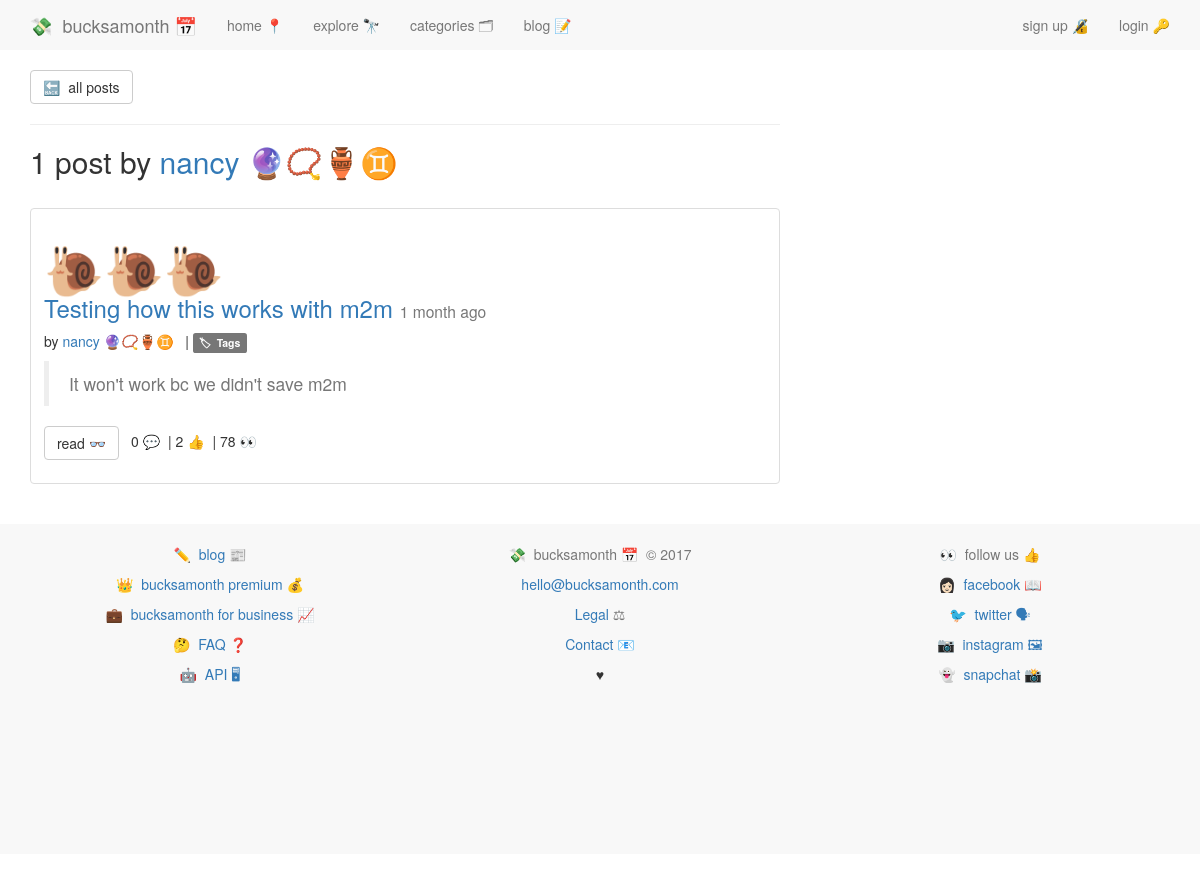
Page /blog/a/nancy/ on the earlier database version.
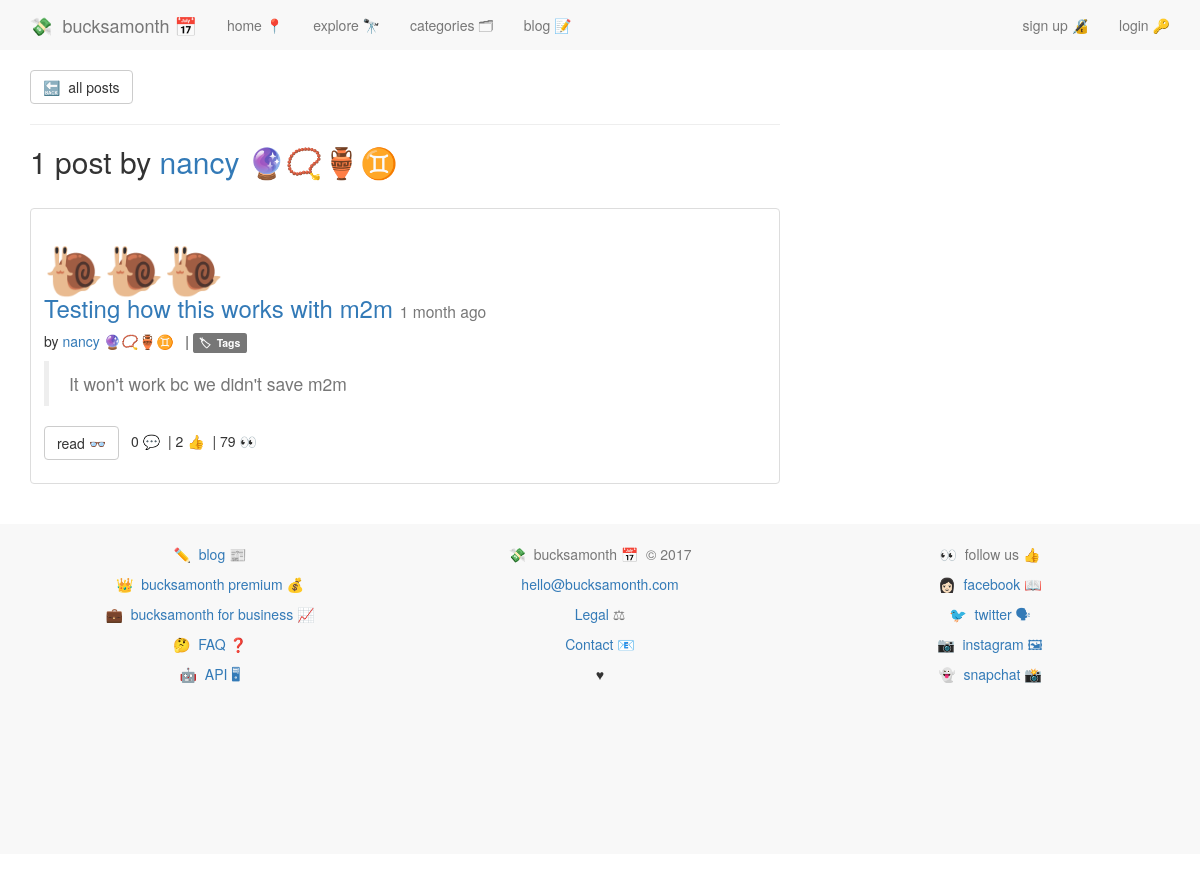
Same page on the later database version.
### blog/models.py (models this page shows, shortened)
class Post(models.Model):
    user               = models.ForeignKey(settings.AUTH_USER_MODEL)
    approved           = models.BooleanField(default=False, blank=True)
    title              = models.CharField(max_length=100)
    emoji              = models.CharField(max_length=50, blank=True)
    slug               = models.SlugField(unique=True)
    views              = models.PositiveIntegerField(default=0)
    services           = models.ManyToManyField(Service, blank=True, related_name="post_service")
    tags               = TaggableManager()
    likes              = models.ManyToManyField(settings.AUTH_USER_MODEL, blank=True, related_name='post_likes')
    content            = models.TextField()
    draft              = models.BooleanField(default=False)
    publish            = models.DateField(auto_now=False, auto_now_add=False)
    updated            = models.DateTimeField(auto_now=True, auto_now_add=False)
    timestamp          = models.DateTimeField(auto_now=False, auto_now_add=True)
    class Meta:
        ordering = ['-timestamp', '-updated']
    @property
    def comments(self):
        instance = self
        qs = Comment.objects.filter_by_instance(instance)
        return qs
    def get_absolute_url(self):
        return reverse("blog:detail", kwargs={"slug":self.slug})

### accounts/models.py (models this page shows, shortened)
class UserProfile(models.Model):
	user = models.OneToOneField(User)
	description = models.CharField(max_length=100, default='')
	twitter = models.CharField(max_length=100, default='')
	emoji = models.CharField(max_length=10, default='')
	facebook_url = models.URLField(max_length=400, blank=True)
	linkedin_url = models.URLField(max_length=400, blank=True)
	website = models.URLField(max_length=400, blank=True)
	setup = models.BooleanField(default=False)
	uid = models.CharField(default=uuid.uuid4, max_length=40)
	email_valid = models.BooleanField(default=False)
	followers = models.ManyToManyField('self')
	join_date = models.DateTimeField(auto_now_add=True, null=True, blank=True)

### blog/views.py (the view)
# urls.py: url(r'^a/(?P<username>.+)/', views.author_view, name='author_view'),
def author_view(request, username):
    author = User.objects.get(username=username)
    posts = Post.objects.filter(user=author)
    context = {
        'posts':posts,
        'author':author,
    }
    return render(request, 'blog/author_view.html', context)

### comments/models.py (called while the page is built)
	def filter_by_instance(self, instance):
		content_type = ContentType.objects.get_for_model(instance.__class__)
		obj_id = instance.id
		qs = super(CommentManager, self).filter(content_type=content_type, object_id=obj_id)
		return qs

### blog/templates/blog/author_view.html (shortened to what this page needs)
{% extends 'base.html' %}
{% block content %}
{% include 'nav.html' %}
<div class="row">
<div class="col-md-8">
  <p><a class="btn btn-default" href="{% url 'blog:index'%}">🔙&nbsp;&nbsp;all posts</a></p>
  <hr>
  <h2>{{ posts.count }} post{{ posts.count | pluralize }} by <a href="{% url 'users:view_profile' username=author %}">{{ author }} {{ author.userprofile.emoji }}</a></h2>
<br />
{% for object in posts %}
<div class="thumbnail">
  <div class="caption post-detail-item">
    <h3><a class="link-fancy" href="{{ object.get_absolute_url }}"><span class="link-fancy" style="font-size:2em">{{ object.emoji }}</span></a><br/><a href="{{ object.get_absolute_url }}">{{ object.title }}</a> <small>{{ object.timestamp | timesince }} ago</small></h3>
    <p>by <a style="text-decoration:none;" href="{% url 'blog:author_view' username=author %}">{{ object.user.username }} {{ object.user.userprofile.emoji }}</a>&nbsp;&nbsp;&nbsp;| {% for tag in object.tags.all %}<a class="label label-default" href="{% url 'blog:tag_view' slug=tag.slug %}">🏷&nbsp;&nbsp;{{ tag }}</a>&nbsp;{% endfor %}</p>
    <blockquote class="text-muted">{{ object.content | safe }}</blockquote>
    <p><a href="{{ object.get_absolute_url }}" class="btn btn-default" role="button">read 👓</a> {{ object.comments.count }} 💬&nbsp;&nbsp;| {{ object.likes.count }} 👍&nbsp;&nbsp;| {{ object.views }} 👀
  </div>
</div>
{% endfor %}
</div>
</div>
{% endblock %}

Differences in the rows shown:
changed Post "Testing how this works with m2m": views "78" → "79"
